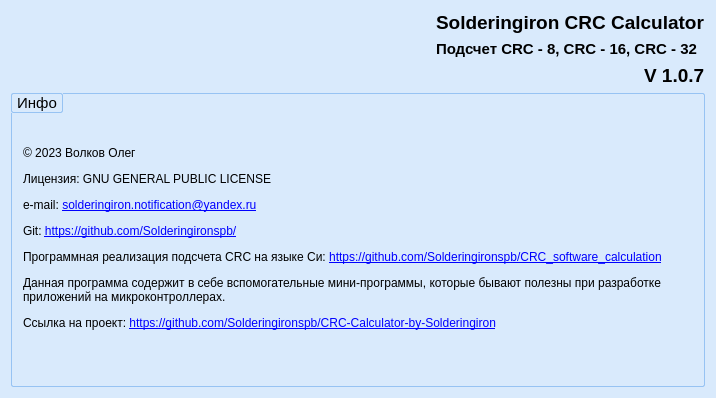
<?xml version="1.0" encoding="UTF-8"?>
<ui version="4.0">
 <class>About</class>
 <widget class="QDialog" name="About">
  <property name="windowModality">
   <enum>Qt::NonModal</enum>
  </property>
  <property name="geometry">
   <rect>
    <x>0</x>
    <y>0</y>
    <width>716</width>
    <height>398</height>
   </rect>
  </property>
  <property name="contextMenuPolicy">
   <enum>Qt::NoContextMenu</enum>
  </property>
  <property name="windowTitle">
   <string>О программе</string>
  </property>
  <property name="styleSheet">
   <string notr="true">QDialog{
background-color: rgb(217, 234, 252);}</string>
  </property>
  <layout class="QVBoxLayout" name="verticalLayout_4">
   <item>
    <layout class="QHBoxLayout" name="horizontalLayout_3">
     <item>
      <spacer name="horizontalSpacer_2">
       <property name="orientation">
        <enum>Qt::Horizontal</enum>
       </property>
       <property name="sizeHint" stdset="0">
        <size>
         <width>40</width>
         <height>20</height>
        </size>
       </property>
      </spacer>
     </item>
     <item>
      <layout class="QVBoxLayout" name="verticalLayout_2">
       <item>
        <layout class="QHBoxLayout" name="horizontalLayout_2">
         <item>
          <spacer name="horizontalSpacer_3">
           <property name="orientation">
            <enum>Qt::Horizontal</enum>
           </property>
           <property name="sizeHint" stdset="0">
            <size>
             <width>40</width>
             <height>20</height>
            </size>
           </property>
          </spacer>
         </item>
         <item>
          <layout class="QVBoxLayout" name="verticalLayout">
           <item>
            <widget class="QLabel" name="label">
             <property name="font">
              <font>
               <pointsize>14</pointsize>
               <bold>true</bold>
              </font>
             </property>
             <property name="text">
              <string>Solderingiron CRC Calculator</string>
             </property>
            </widget>
           </item>
           <item>
            <widget class="QLabel" name="label_2">
             <property name="font">
              <font>
               <pointsize>11</pointsize>
               <bold>true</bold>
              </font>
             </property>
             <property name="text">
              <string>Подсчет CRC - 8, CRC - 16, CRC - 32</string>
             </property>
            </widget>
           </item>
          </layout>
         </item>
        </layout>
       </item>
       <item>
        <layout class="QHBoxLayout" name="horizontalLayout">
         <item>
          <spacer name="horizontalSpacer">
           <property name="orientation">
            <enum>Qt::Horizontal</enum>
           </property>
           <property name="sizeHint" stdset="0">
            <size>
             <width>40</width>
             <height>20</height>
            </size>
           </property>
          </spacer>
         </item>
         <item>
          <widget class="QLabel" name="label_3">
           <property name="font">
            <font>
             <pointsize>14</pointsize>
             <bold>true</bold>
            </font>
           </property>
           <property name="text">
            <string>V 1.0.7</string>
           </property>
          </widget>
         </item>
        </layout>
       </item>
      </layout>
     </item>
    </layout>
   </item>
   <item>
    <widget class="QGroupBox" name="groupBox">
     <property name="sizePolicy">
      <sizepolicy hsizetype="Expanding" vsizetype="Preferred">
       <horstretch>0</horstretch>
       <verstretch>0</verstretch>
      </sizepolicy>
     </property>
     <property name="minimumSize">
      <size>
       <width>0</width>
       <height>200</height>
      </size>
     </property>
     <property name="maximumSize">
      <size>
       <width>16777215</width>
       <height>16777215</height>
      </size>
     </property>
     <property name="font">
      <font>
       <pointsize>11</pointsize>
      </font>
     </property>
     <property name="styleSheet">
      <string notr="true">QGroupBox {
    border: 1px solid #97c3f3;
    border-radius: 2px;
    background-color: qlineargradient(x1: 0, y1: 0, x2: 0, y2: 1,
                                      stop: 0 #edf1f5, stop: 1 #FFFFFF);
   
}

QGroupBox::title {
    border: 1px solid #97c3f3;
    border-radius: 2px;
    subcontrol-origin: margin;
    subcontrol-position: top left; /* position at the top center */
    padding: 0 3px;
    background-color: qlineargradient(x1: 0, y1: 0, x2: 0, y2: 1,
                                      stop: 0 #FFFFFF, stop: 1 #FFFFFF);
}
</string>
     </property>
     <property name="title">
      <string>Инфо</string>
     </property>
     <layout class="QVBoxLayout" name="verticalLayout_3">
      <item>
       <spacer name="verticalSpacer">
        <property name="orientation">
         <enum>Qt::Vertical</enum>
        </property>
        <property name="sizeType">
         <enum>QSizePolicy::Fixed</enum>
        </property>
        <property name="sizeHint" stdset="0">
         <size>
          <width>20</width>
          <height>20</height>
         </size>
        </property>
       </spacer>
      </item>
      <item>
       <widget class="QLabel" name="label_9">
        <property name="sizePolicy">
         <sizepolicy hsizetype="Preferred" vsizetype="Expanding">
          <horstretch>0</horstretch>
          <verstretch>0</verstretch>
         </sizepolicy>
        </property>
        <property name="text">
         <string>&lt;p&gt;&amp;copy; 2023 Волков Олег&lt;/p&gt;
&lt;p&gt;Лицензия: GNU GENERAL PUBLIC LICENSE&lt;/p&gt;
&lt;p&gt;e-mail: &lt;a href=&quot;mailto:solderingiron.notification@yandex.ru&quot; data-fr-linked=&quot;true&quot;&gt;solderingiron.notification@yandex.ru&lt;/a&gt;&lt;/p&gt;
&lt;p&gt;Git: &lt;a href=&quot;https://github.com/Solderingironspb/&quot;&gt;https://github.com/Solderingironspb/&lt;/a&gt;&lt;/p&gt;
&lt;p&gt;Программная реализация подсчета CRC на языке Си: &lt;a href=&quot;https://github.com/Solderingironspb/CRC_software_calculation&quot;&gt;https://github.com/Solderingironspb/CRC_software_calculation&lt;/a&gt;&lt;/p&gt;
&lt;p&gt;Данная программа содержит в себе вспомогательные мини-программы, которые бывают полезны при разработке приложений на микроконтроллерах.&lt;/p&gt;
&lt;p&gt;Ссылка на проект: &lt;a href=&quot;https://github.com/Solderingironspb/CRC-Calculator-by-Solderingiron&quot;&gt;https://github.com/Solderingironspb/CRC-Calculator-by-Solderingiron&lt;/a&gt;&lt;/p&gt;
&lt;p&gt;&amp;nbsp;&lt;/p&gt;</string>
        </property>
        <property name="textFormat">
         <enum>Qt::RichText</enum>
        </property>
        <property name="alignment">
         <set>Qt::AlignLeading|Qt::AlignLeft|Qt::AlignTop</set>
        </property>
        <property name="wordWrap">
         <bool>true</bool>
        </property>
        <property name="openExternalLinks">
         <bool>true</bool>
        </property>
        <property name="textInteractionFlags">
         <set>Qt::TextBrowserInteraction</set>
        </property>
       </widget>
      </item>
     </layout>
    </widget>
   </item>
  </layout>
 </widget>
 <resources/>
 <connections/>
</ui>
